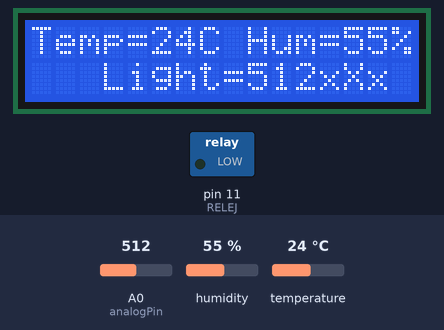
A sketch run on a simulated Arduino Uno, built with avr-gcc and run on an emulated ATmega328P. On the bench: 16×2 character LCD, switched loads named in the sketch (green lamp = pin HIGH). The test bench sets the inputs (shaded band); at power-on: humidity 55 %, A0 (analogPin) = 512, temperature 24 °C. What the sketch prints to the serial monitor is not drawn.

Above: at 1.2 s.
1.3 s: humidity set to 22 %
At 5.4 s:
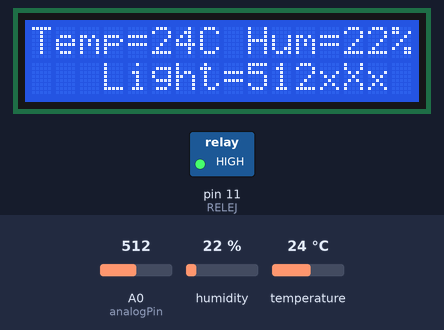
5.5 s: A0 (analogPin) set to 490
At 8.4 s:
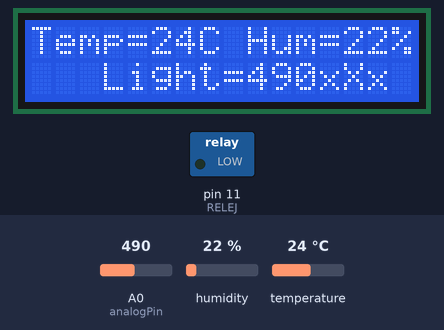
9.0 s: temperature set to 12 °C
At 10.3 s:
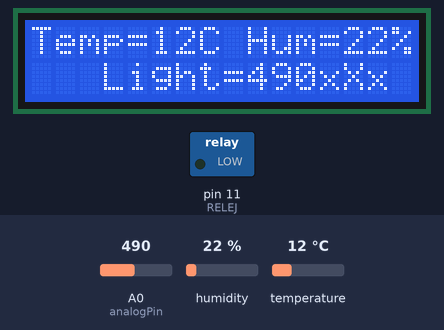
11.1 s: A0 (analogPin) set to 510
At 12.2 s:
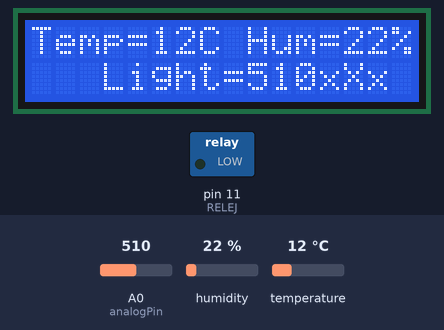
13.2 s: humidity set to 40 %
At 14.2 s:
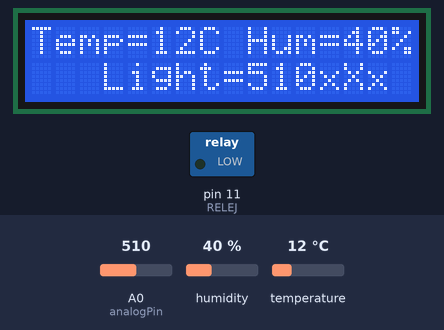
15.3 s: A0 (analogPin) set to 306
At 17.3 s:
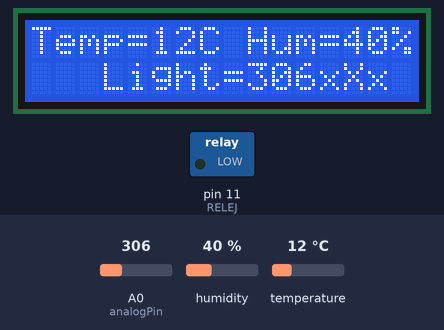
Timing chart, 0 to 30.0 s (numbered marks = the images above; inputs shaded):
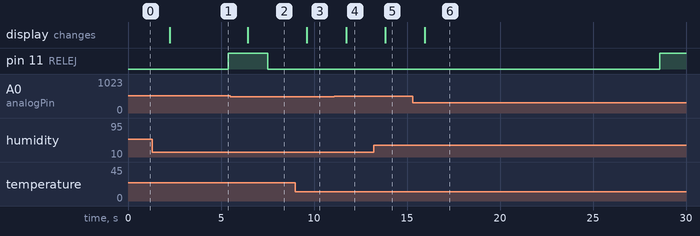

Measured:
- after the input at 1.3 s, the display: changes after 0.93 s (image 1)
- after the input at 5.5 s, the display: changes after 0.95 s (image 2)
- after the input at 9.0 s, the display: changes after 0.61 s (image 3)
- after the input at 11.1 s, the display: changes after 0.62 s (image 4)
- after the input at 13.2 s, the display: changes after 0.63 s (image 5)
- after the input at 15.3 s, the display: changes after 0.64 s (image 6)

The sketch:

MRS_FINAL_PROJEKT_arduino_verzija.ino
```cpp
//https://create.arduino.cc/projecthub/akshayjoseph666/interface-i2c-16x2-lcd-with-arduino-uno-just-4-wires-273b24

//sketch created by Luka Krisla
#include <Wire.h>               //biblijoteka za I2C (display u ovom slucaju)
#include <LiquidCrystal_I2C.h>  //bibilojeteka za Displej
#include <dht.h>                //bibilojeteka za DHT11 (temp i vlaga)

dht DHT;
#define DHT11_PIN 2                   //Poziv za DHT11 i postavljanje PIN 2 za komunikaciju

LiquidCrystal_I2C lcd(0x27, 16, 2);   //Poziv za LDC - njegov ID i koliko segmenata ima

int ocitanje;        //varijabla u koju spremamo vrijednost sa senzora  (Osuncanost)
int analogPin=A0;    //pin na koji je spojen analogni izlaz sa senzora  (Osuncanost)


 ////////// ALGORITAM ZA ZALJEVANJE - DEKLARIRANJE ///////////
bool mirovanje = false;    // za mirovanje 20h NAKON zaljevanje
bool nocJe = false;        // za provjeru dali je noc
bool zalito = false;       // za provjeru dali je vec zalito
int vodaTimer = 0;         // timer za pustanje vode (koliko dugo pusta vodu)
int delayTimer = 0;        // timer koji blokira pustanje vode sljedecih 20 sati
int nightTimer = 0;        // timer koji provjerava dali je tama bar 1 sat vremena

void setup()
{
  Serial.begin(9600); //Inicijalizacija serijske komunikacije( brzina 9600 bauda) (Osuncanost)

  pinMode(analogPin,INPUT); //postavljamo analogni pin kao ulaz (Osuncanost)

  lcd.begin();        //postavljanje LCDa,
  lcd.backlight();    //pozadinsko svjetlo
  lcd.clear();        //ocisti display od starih vrijednosti

   pinMode(11,OUTPUT); // RELEJ


}


void loop()
{
  /////////// TESTING: temp i vlaga za serial monitor ///////////
  int chk = DHT.read11(DHT11_PIN);
 // Serial.print("Temp=");
 // Serial.println(DHT.temperature);
 // Serial.print("Hum=");
 // Serial.println(DHT.humidity);


  //////////// Temp i vlaga i svjetlina ispis na display ////////////////
  int temp = DHT.temperature;
  int hum = DHT.humidity;
  lcd.clear();
  lcd.setCursor(0,0);
  lcd.print("Temp=");
  lcd.print(temp);
  lcd.print("C");
  lcd.setCursor(9,0);
  lcd.print("Hum=");
  lcd.print(hum);
  lcd.print("%");

  ocitanje=analogRead(analogPin);//spremamo vrijednost s analognog pina u varijablu očitanje (Osuncanost)
  lcd.setCursor(3,1);
  lcd.print("Light=");
  lcd.print(ocitanje);
  lcd.print("xXx");


  ////////// ALGORITAM ZA ZALJEVANJE ///////////

  ///// Senzor svjetlosti provjerava dali je noc /////


  // za prikaz timera na ekran
  Serial.print("--------------\n");
  Serial.print("vodaTimer=");
  Serial.println(vodaTimer);
  Serial.print("nightTimer=");
  Serial.println(nightTimer);
  Serial.print("delayTimer=");
  Serial.println(delayTimer);


  if(mirovanje == false){
    if(nocJe == true){
        digitalWrite(11,HIGH);      //otvori ventil
        vodaTimer = vodaTimer + 1;

        if (vodaTimer >= 3){        //pusta vodu 5 sekundi
            digitalWrite(11,LOW);   //zatvori ventil
            vodaTimer = 0;
            mirovanje = true;       //nakon sto je zaliveno upali mirovanje
            nocJe = false;          //dokazano je daj noc - resetiraj
            zalito = true;          //dokaz da je zalito sada dozvoli cekanje 20h
        }
    }
  }  ///// KRAJ


  ///// Timer koji miruje 20 sati /////

  if(zalito == true){
    delayTimer = delayTimer + 1;

    if(delayTimer >= 20){  // 60 sec * 60 min * 20 sati = 72000 sekundi
      mirovanje = false;
      delayTimer = 0;
    }
  } ///// KRAJ

  ///// BONUS: Timer od 1 sat koji provjerava dali je stvarno noć a ne ruka na senzoru /////
  if(ocitanje >= 500){
      nightTimer = nightTimer + 1;

      if(nightTimer >= 5){    // 60 sec * 60 min = 3600 sekundi
          nocJe = true;
          nightTimer = 0;
      }
  } ///// KRAJ

  delay(1000);   // Jedna sekunda loop cijelog algoritma
}
```
